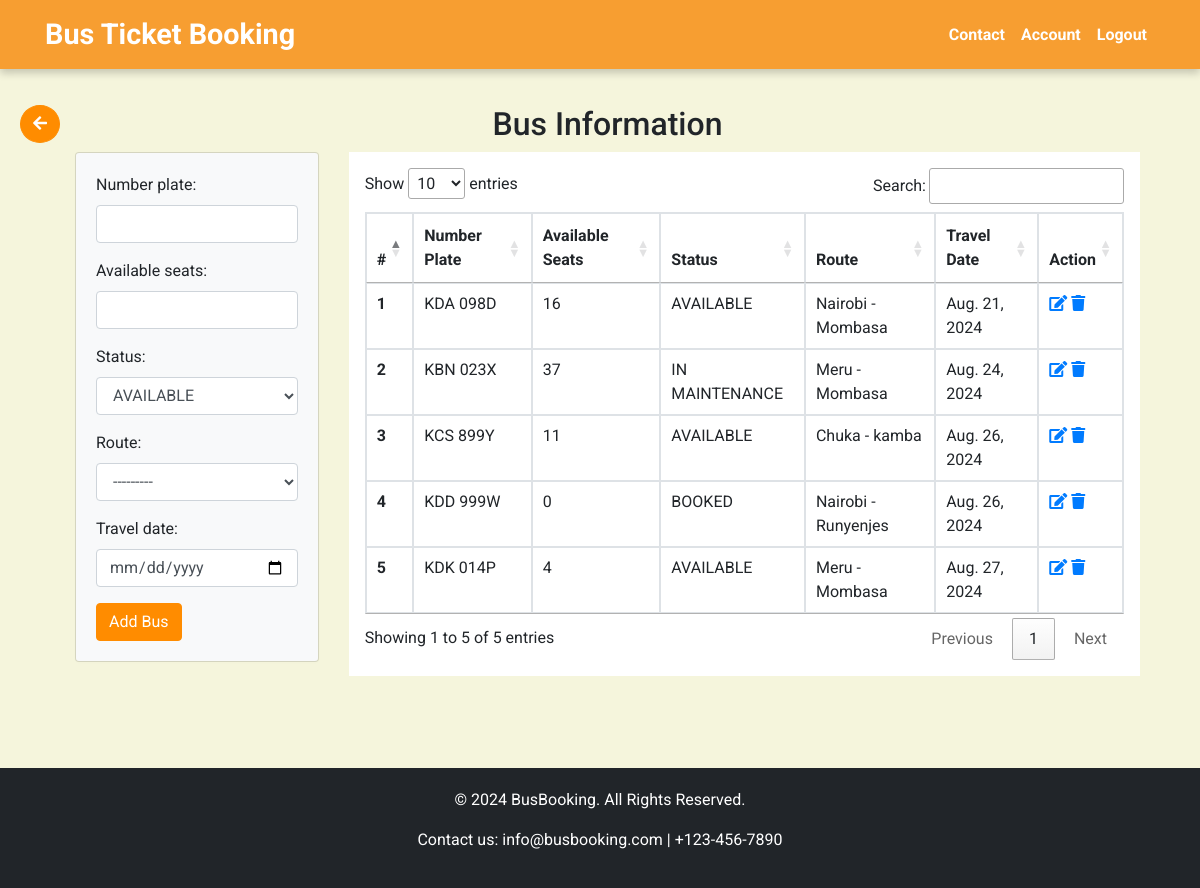
/buses/ (signed in), run on an earlier commit of the app's database.
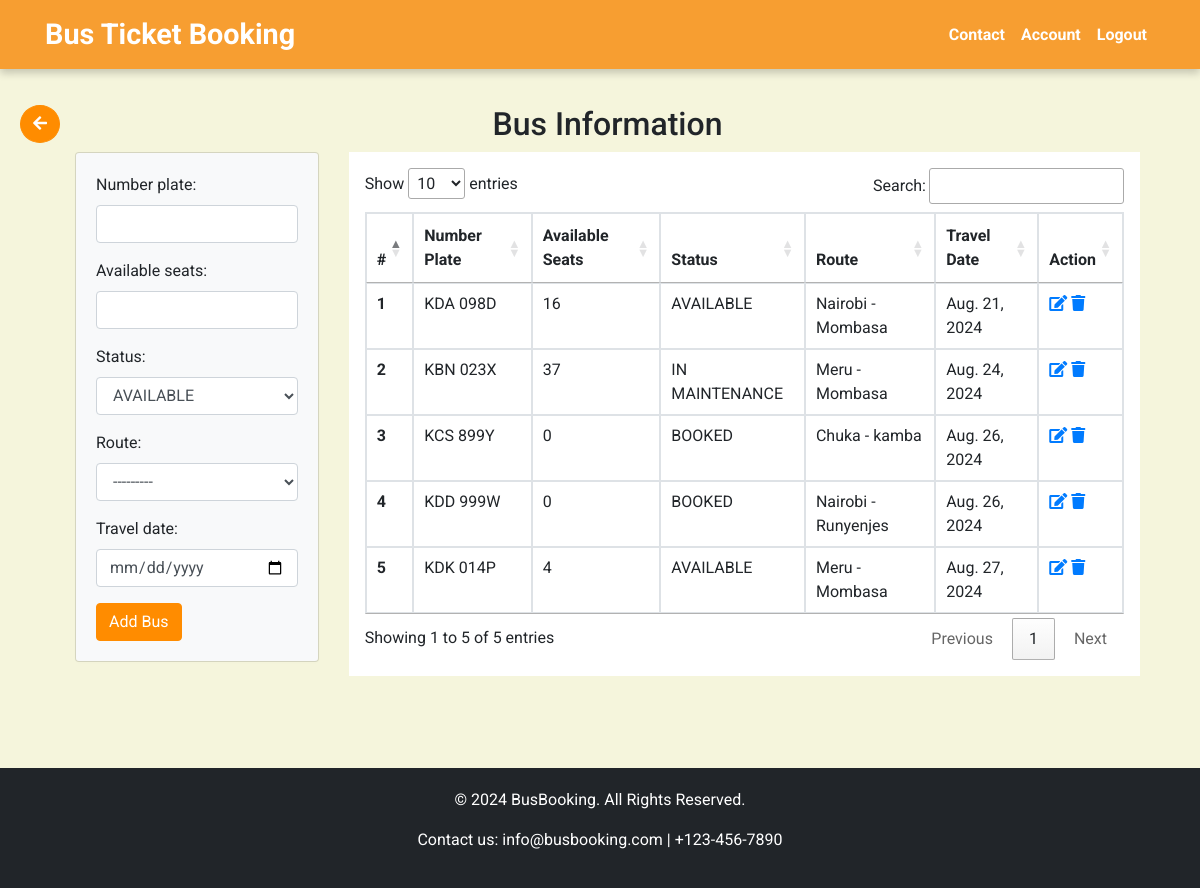
And on a later commit of the database.
### busapp/models.py (models this page shows, shortened)
class Bus(models.Model):
    number_plate = models.CharField(max_length=50)
    available_seats = models.IntegerField()
    status = models.CharField(max_length=30, default="AVAILABLE")
    route = models.ForeignKey(Route, on_delete=models.CASCADE, related_name='buses', default=1)
    travel_date = models.DateField(default=timezone.now)

class Route(models.Model):
    starting_point = models.CharField(max_length=50)
    destination = models.CharField(max_length=50)
    price = models.BigIntegerField(default=0)
    def __str__(self):
        return self.starting_point + " - " + self.destination

### busapp/views.py (the view)
# urls.py: path('buses/', views.list_buses, name='list_buses'),
@login_required
def list_buses(request):
    if request.method == "POST":
        form = BusForm(request.POST)
        if form.is_valid:
            form.save()
            return redirect('list_buses')
    else:
        form = BusForm()
    buses = Bus.objects.all()
    return render(request, 'busapp/admin/businfo.html', {'buses': buses, 'form':form})

### busapp/forms.py
class BusForm(forms.ModelForm):
    STATUS_CHOICES = [
        ('AVAILABLE', 'AVAILABLE'),
        ('BOOKED', 'BOOKED'),
        ('IN MAINTENANCE', 'IN MAINTENANCE')
    ]
    status = forms.ChoiceField(choices=STATUS_CHOICES, widget=forms.Select(attrs={'class': 'form-control'}))
    route = forms.ModelChoiceField(queryset=Route.objects.all(), widget=forms.Select(attrs={'class': 'form-control'}))
    travel_date = forms.DateField(widget=forms.DateInput(attrs={'class': 'form-control', 'type': 'date'}))
    class Meta:
        model = Bus
        fields = ['number_plate', 'available_seats', 'status', 'route', 'travel_date']
        widgets = {
            'number_plate': forms.TextInput(attrs={'class': 'form-control'}),
            'available_seats': forms.NumberInput(attrs={'class': 'form-control'}),
        }

### busapp/templates/busapp/admin/businfo.html (shortened to what this page needs)
{% extends "busapp/base.html" %}
{% load static %}
{% block extra_css %}
<link rel="stylesheet" href="https://cdn.datatables.net/1.11.5/css/jquery.dataTables.min.css">
{% endblock %}
{% block content %}
{% if user.is_staff %}
    <a class="btn btn-primary rounded-circle mb-3 back-button" href="{% url 'admin_account' %}"><i class="fas fa-arrow-left"></i></a>
    {% else %}
    <a class="btn btn-primary rounded-circle mb-3 back-button" href="{% url 'user_account' %}"><i class="fas fa-arrow-left"></i></a>
    {% endif %}
<div class="container mb-5">
    <h2 class="text-center">Bus Information</h2>
    <div class="row">
        <div class="col-md-3">
            <div class="card card-body bg-light">
                <form method="post">
                    {{ form.as_p }}
                    <button type="submit" class="btn btn-primary">Add Bus</button>
                </form>
            </div>
        </div>
        <div class="col-md-9">
            <div class="table-responsive bg-white p-3">
                <table class="table table-bordered table-sm table-hover" id="businfotable">
                    <thead>
                        <tr>
                            <th scope="col">#</th>
                            <th scope="col">Number Plate</th>
                            <th scope="col">Available Seats</th>
                            <th scope="col">Status</th>
                            <th scope="col">Route</th>
                            <th scope="col">Travel Date</th>
                            <th scope="col">Action</th>
                        </tr>
                    </thead>
                    <tbody>
                        {% for bus in buses %}
                        <tr>
                            <th scope="row">{{ forloop.counter }}</th>
                            <td>{{ bus.number_plate }}</td>
                            <td>{{ bus.available_seats }}</td>
                            <td>{{ bus.status }}</td>
                            <td>{{ bus.route }}</td>
                            <td>{{ bus.travel_date }}</td>
                            <td>
                                <a href="{% url 'edit_bus' bus.id %}" class="action-icons edit-icon">
                                    <i class="fas fa-edit"></i>
                                </a>
                                <a href="{% url 'delete_bus' bus.id %}" class="action-icons delete-icon">
                                    <i class="fas fa-trash"></i>
                                </a>
                            </td>
                        </tr>
                        {% endfor %}
                    </tbody>
                </table>
            </div>
        </div>
    </div>
</div>
{% endblock %}

What changed in the data, as far as the page shows it:
changed Bus "KCS 899Y": available_seats "11" → "0"; status "AVAILABLE" → "BOOKED"
